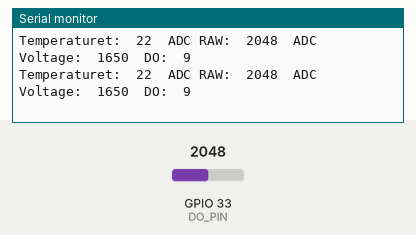
Bench run of a sketch on a simulated ESP32. Parts: the last lines printed to the serial monitor. Inputs (shaded band) come from the test bench; at power-on: GPIO 33 (DO_PIN) = 2048.

Above: at 1.8 s.
1.9 s: GPIO 33 (DO_PIN) set to 2866
At 2.8 s:
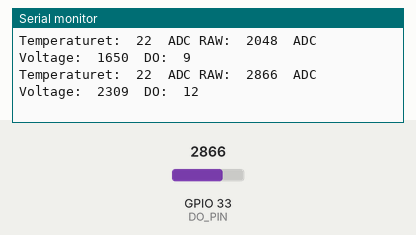
3.4 s: GPIO 33 (DO_PIN) set to 3603
At 4.8 s:
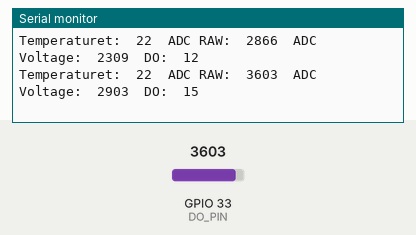
Timing chart, 0 to 6.4 s (numbered marks = the images above; inputs shaded):
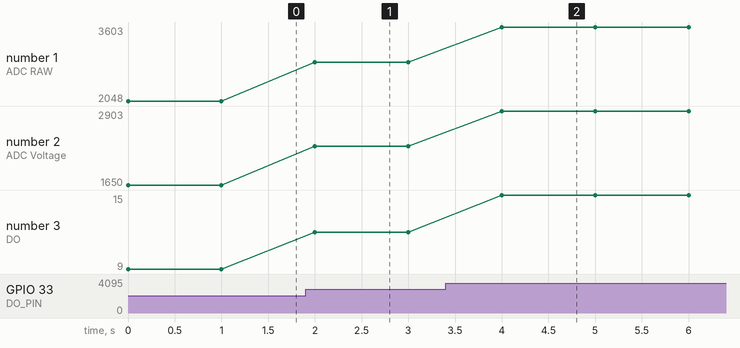

Measured:
- after the input at 1.9 s, the serial monitor: prints a new line after 0.10 s (image 1)
- after the input at 3.4 s, the serial monitor: prints a new line after 0.60 s (image 2)
- plotted number 1: 2048 → 2866 after the input at 1.9 s, 2866 → 3603 after the input at 3.4 s
- plotted number 2: 1650 → 2309 after the input at 1.9 s, 2309 → 2903 after the input at 3.4 s
- plotted number 3: 9 → 12 after the input at 1.9 s, 12 → 15 after the input at 3.4 s

The sketch:

DO_Sensor.ino
```cpp
#include <Arduino.h>

#define DO_PIN 33

#define VREF 3300    //VREF (mv)
#define ADC_RES 4095 //ADC Resolution

//Single-point calibration Mode=0
//Two-point calibration Mode=1
#define TWO_POINT_CALIBRATION 0

#define READ_TEMP (22) //Current water temperature ℃, Or temperature sensor function

//Single point calibration needs to be filled CAL1_V and CAL1_T
#define CAL1_V (1600) //mv
#define CAL1_T (22)   //℃
//Two-point calibration needs to be filled CAL2_V and CAL2_T
//CAL1 High temperature point, CAL2 Low temperature point
#define CAL2_V (1300) //mv
#define CAL2_T (15)   //℃

const uint16_t DO_Table[41] = {
    14460, 14220, 13820, 13440, 13090, 12740, 12420, 12110, 11810, 11530,
    11260, 11010, 10770, 10530, 10300, 10080, 9860, 9660, 9460, 9270,
    9080, 8900, 8730, 8570, 8410, 8250, 8110, 7960, 7820, 7690,
    7560, 7430, 7300, 7180, 7070, 6950, 6840, 6730, 6630, 6530, 6410};

uint8_t Temperaturet;
uint16_t ADC_Raw;
uint16_t ADC_Voltage;
uint16_t DO;

int16_t readDO(uint32_t voltage_mv, uint8_t temperature_c)
{
#if TWO_POINT_CALIBRATION == 0
  uint16_t V_saturation = (uint32_t)CAL1_V + (uint32_t)35 * temperature_c - (uint32_t)CAL1_T * 35;
  return (voltage_mv * DO_Table[temperature_c] / V_saturation/1000);
#else
  uint16_t V_saturation = (int16_t)((int8_t)temperature_c - CAL2_T) * ((uint16_t)CAL1_V - CAL2_V) / ((uint8_t)CAL1_T - CAL2_T) + CAL2_V;
  return (voltage_mv * DO_Table[temperature_c] / V_saturation/1000);
#endif
}

void setup()
{
  Serial.begin(115200);
}

void loop()
{
  Temperaturet = (uint8_t)READ_TEMP;
  ADC_Raw = analogRead(DO_PIN);
  ADC_Voltage = uint32_t(VREF) * ADC_Raw / ADC_RES;

  Serial.print("Temperaturet:\t" + String(Temperaturet) + "\t");
  Serial.print("ADC RAW:\t" + String(ADC_Raw) + "\t");
  Serial.print("ADC Voltage:\t" + String(ADC_Voltage) + "\t");
  Serial.println("DO:\t" + String(readDO(ADC_Voltage, Temperaturet)) + "\t");

  delay(1000);
}
```
